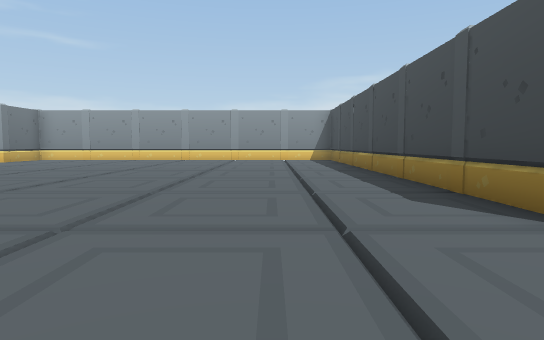
[1] (above)

21 first-person views from a walk through a 3-D level made in the Unity game engine. The camera is 1.2 m above the floor, tilts 4° down and sees 75° across. The floor is counted in squares, 2 m on a side. Each view is taken from the middle of a square. On the plan, view 1 faces up. The plan holds only what a view shows up to about 10 squares ahead; the rest is blank. Door leaves are left out, so doorways stand open.

[2]
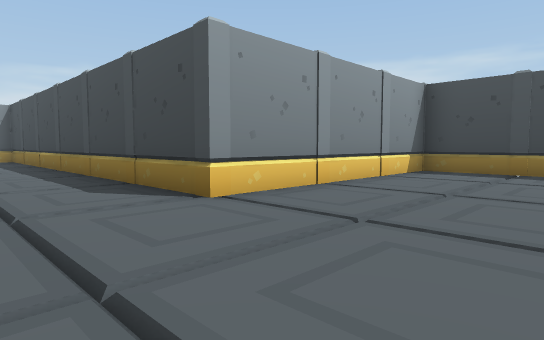

[3]
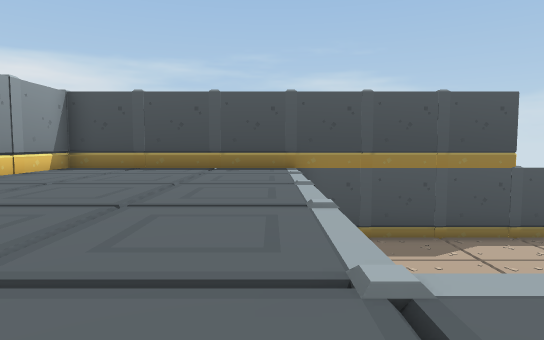

[4]
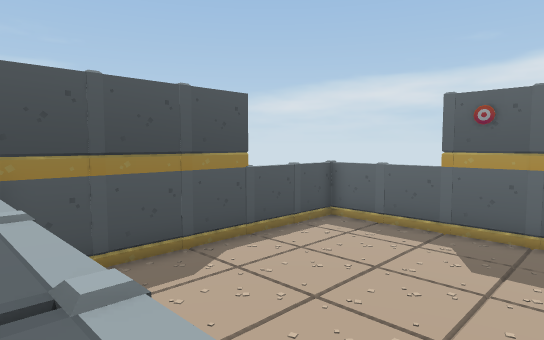

[5]
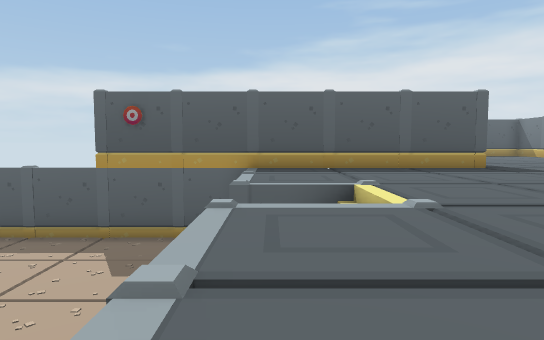

[6]
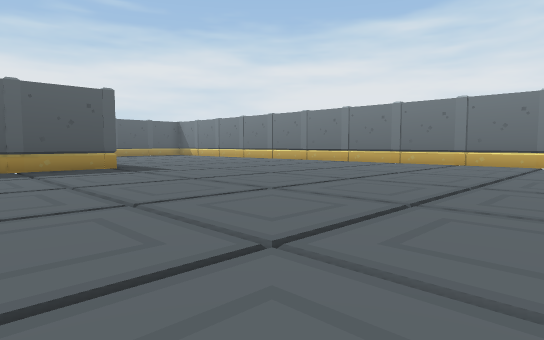

[7]
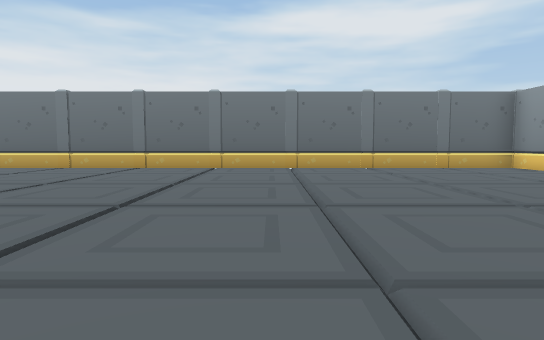

[8]
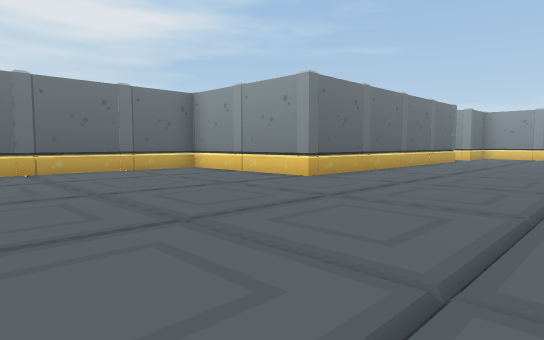

[9]
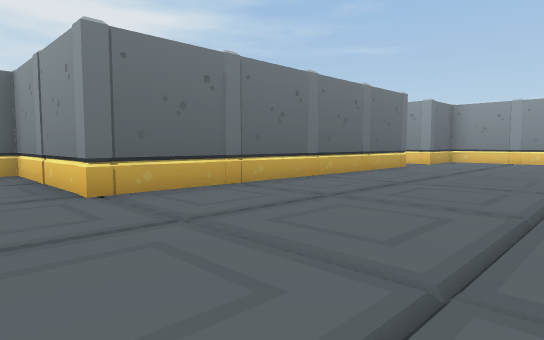

[10]
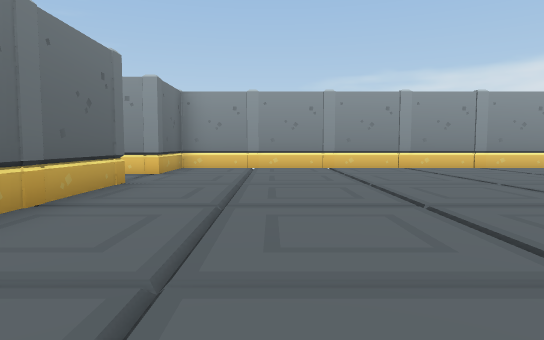

[11]
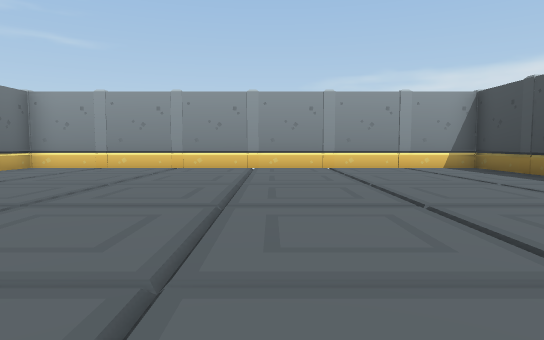

[12]
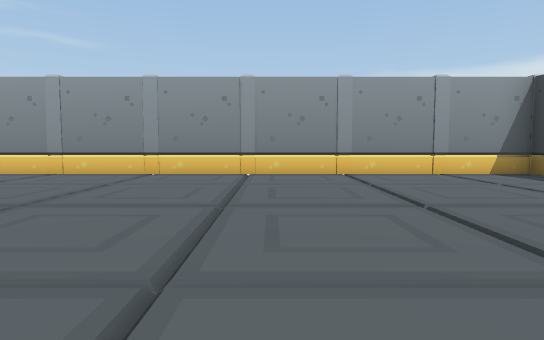

[13]
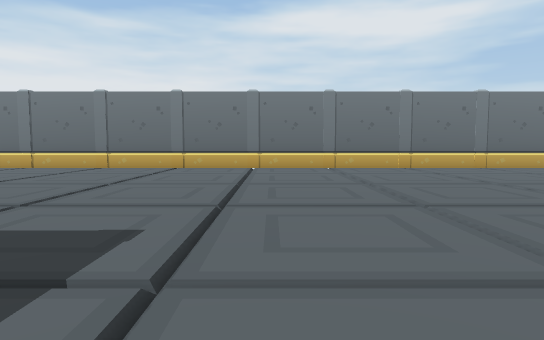

[14]
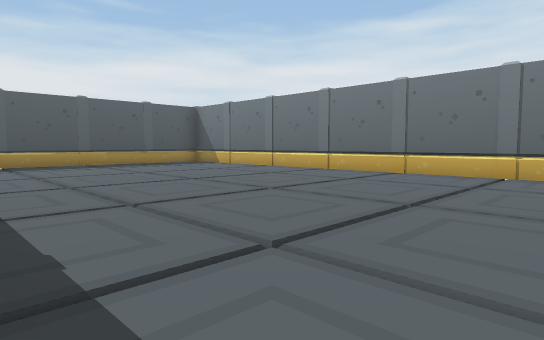

[15]
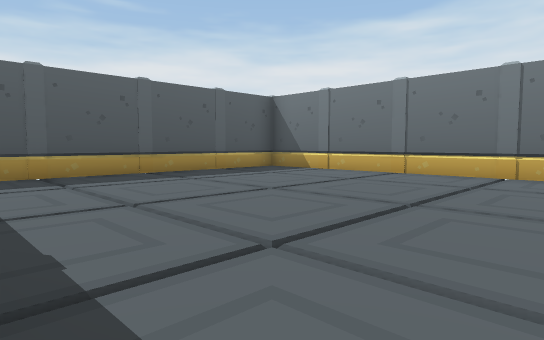

[16]
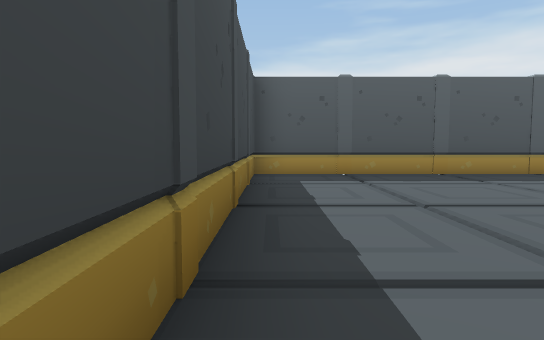

[17]
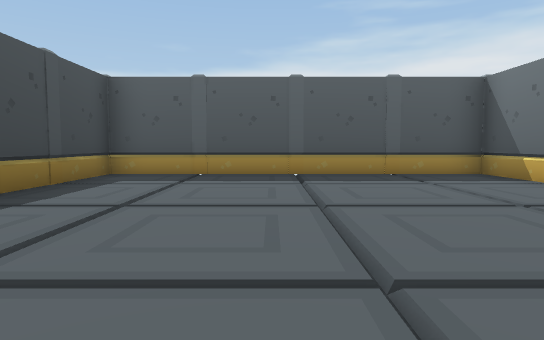

[18]
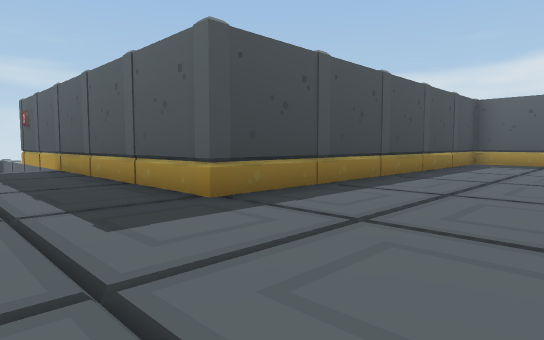

[19]
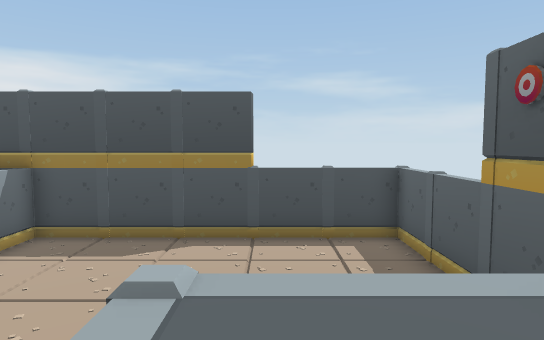

[20]
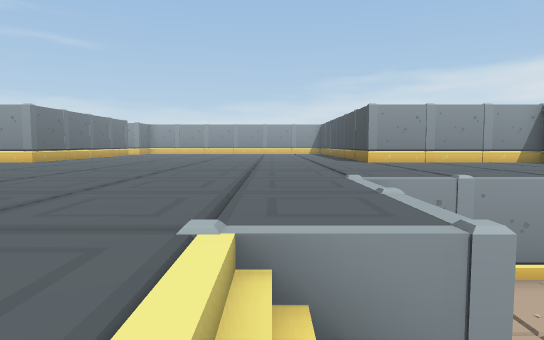

[21]
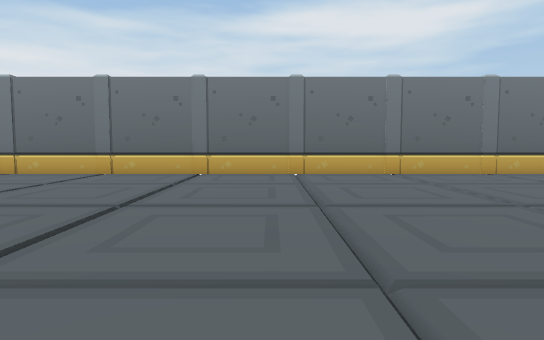

### Floor plan
Key: @ floor where view 1 was taken; # wall or solid block; . main floor; - floor 3.75 m lower than the main floor; / step, stairs or slope; O other object.
Columns run from 14 left of view 1 to 9 right of it. Each row starts with its distance up from view 1.
 15      O#O#O#O#O#O##
 14     #............#
 13     #............#
 12     .O...........O
 11     OO...........
 10     #............O
  9     #............#
  8     #O...........O
  7     #............#
  6     #O...........O
  5     #............#
  4     #O.... ......O
  3  O#O#..... ......##O#O##
  2 #....O....  ....O......#
  1 #.........   ..........#
  0 #O............@........O
 -1 #......................#
 -2 #O.....................O
 -3 #......................O
 -4 #O.............O-O-O-O-O
 -5 #..............--------O
 -6 #O.............O------OO
 -7 #..............-------OO
 -8 #O...........//O------OO
 -9 #............//O------#O
-10 #O.............O------#
-11 #..............-------#
-12 #O.............O------#
-13 #.......O..O.OO--OOO#O#
-14 #O.......###### OOOO O
-15 #........#
-16 #O.......O
-17 #........#
-18 #O.......O
-19 #........#
-20 #O.......O
-21 #........#
-22 #O.......O
-23 #..O.O.O.#
-24 ##########

Where each view was taken, in squares from view 1:
view 1: 0 up, 0 right, facing up
view 2: 1 down, 0 right, facing up-right
view 3: 3 down, 1 left, facing right
view 4: 3 down, 1 right, facing down-right
view 5: 4 down, 0 right, facing down
view 6: 4 down, 2 left, facing down-left
view 7: 4 down, 4 left, facing left
view 8: 3 down, 5 left, facing up-left
view 9: 1 up, 5 left, facing up-left
view 10: 5 up, 7 left, facing up
view 11: 5 up, 3 left, facing up
view 12: 7 up, 3 left, facing up
view 13: 11 down, 4 left, facing left
view 14: 12 down, 6 left, facing down-left
view 15: 16 down, 6 left, facing down-left
view 16: 16 down, 6 left, facing down
view 17: 16 down, 9 left, facing down
view 18: 11 down, 9 left, facing down-right
view 19: 10 down, 1 left, facing right
view 20: 10 down, 1 left, facing up
view 21: 10 down, 6 left, facing left
